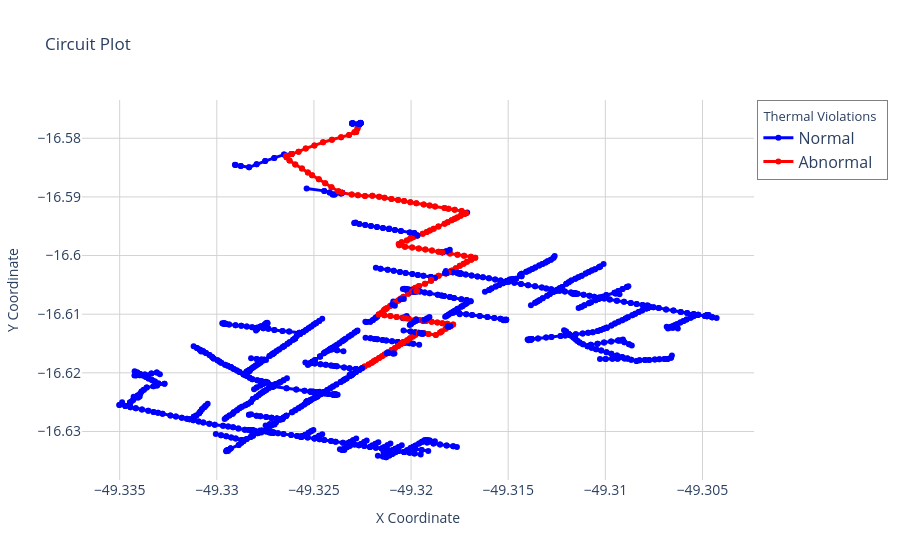

Source (notebook cell):
### Code cell
dss_tools.results.set_violation_current_limit_type(limit_type="emerg_amps")
dss_tools.results.set_currents_loading_threshold_percent(threshold_percent=20)  #Se a corrente atingir 20% do limite, ele aponta como anormal
dss_tools.interactive_view.circuit_plot(parameter="thermal violations")

#Com Emerg Amps = 600 A, todas as linhas com corrente acima de 120 A na última hora aparecem na lista
